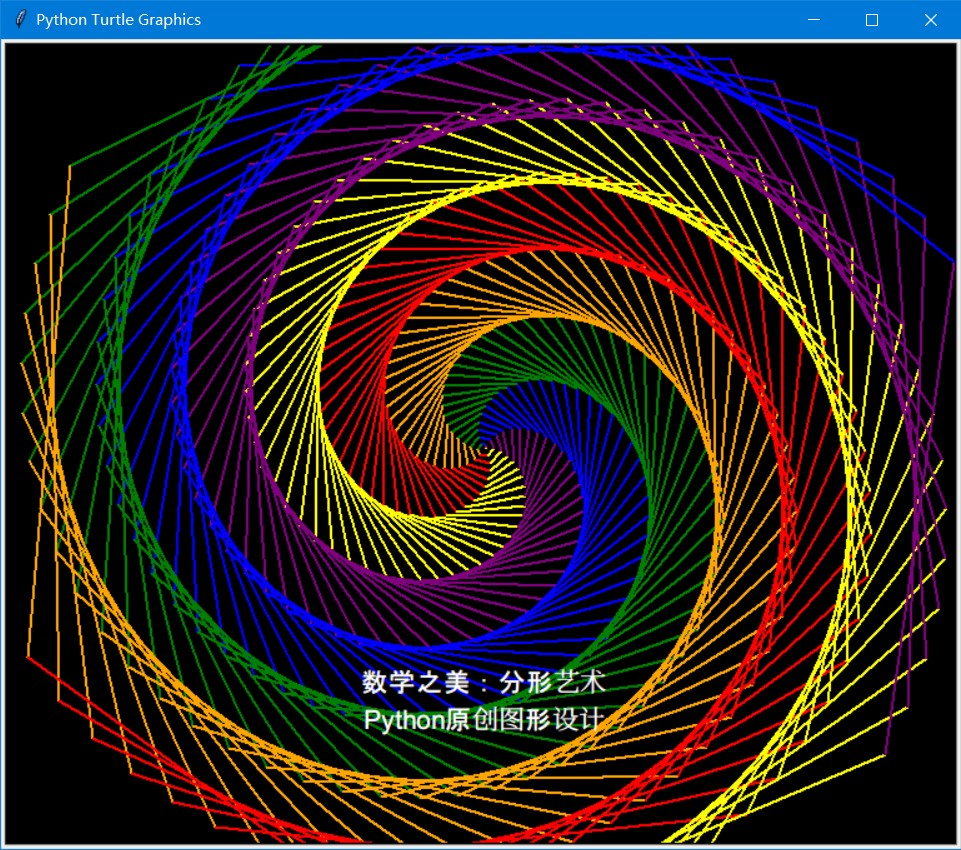

Recreate this plot in Python.
import turtle


# 初始化画布和画笔
def setup_canvas_and_turtle():
    turtle.pensize(2)  # 画笔宽度
    turtle.bgcolor("black")  # 背景颜色
    turtle.speed(0)  # 设置画笔速度为最快
    turtle.tracer(False)  # 关闭绘图更新，提高性能


# 绘制分形图形
def draw_fractal(iterations, colors):
    for x in range(iterations):
        # 根据迭代次数计算移动距离
        distance = x  # 或使用其他函数，如 distance = 2 * x
        # 选择当前颜色
        turtle.color(colors[x % len(colors)])
        # 移动画笔绘制线段
        turtle.forward(distance)
        # 旋转画笔到下一个方向
        turtle.left(59)  # 可以调整这个角度来改变图形


# 添加附加信息
def add_additional_info():
    turtle.penup()
    turtle.goto(0, -200)  # 调整位置以适应画布
    turtle.color("white")
    turtle.write("数学之美：分形艺术", align="center", font=("Arial", 16, "normal"))
    turtle.goto(0, -230)  # 调整位置以适应画布
    turtle.write("Python原创图形设计", align="center", font=("Arial", 16, "normal"))


# 主函数
def main():
    # 初始化
    setup_canvas_and_turtle()
    # 定义颜色列表
    colors = ["red", "yellow", 'purple', 'blue', 'green', 'orange']
    # 绘制分形图形
    draw_fractal(400, colors)
    # 添加附加信息
    add_additional_info()
    # 更新画布以显示图形
    turtle.tracer(True)
    turtle.update()
    # 隐藏画笔
    turtle.hideturtle()
    # 保持窗口打开，直到用户关闭它
    turtle.done()


# 运行主函数
if __name__ == "__main__":
    main()
